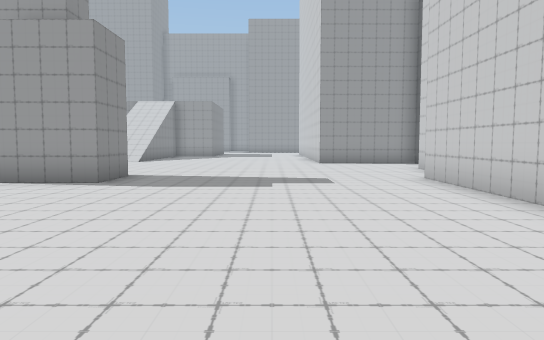
View 1 (above)

24 first-person views from a walk through a 3-D level made in the Unity game engine. The camera is 1.5 m above the floor, tilts 4° down and sees 70° across. The floor is counted in squares, 2 m on a side. Each view is taken from the middle of a square. On the plan, view 1 faces up. The plan holds only what a view shows up to about 12 squares ahead; the rest is blank. The place goes on beyond the plan. The player is left out.

View 2
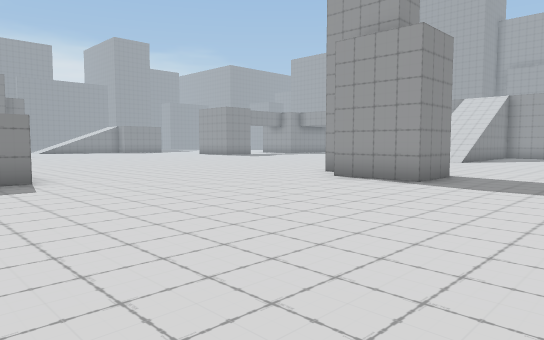

View 3
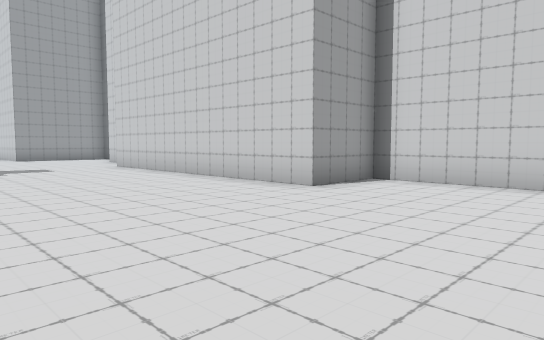

View 4
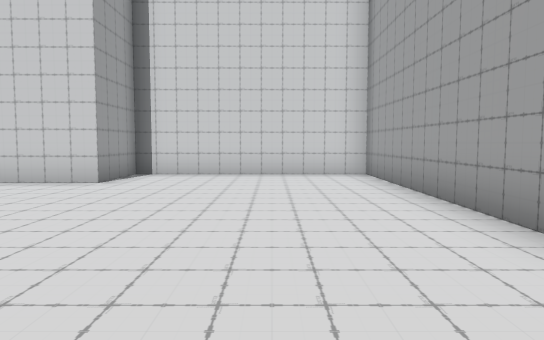

View 5
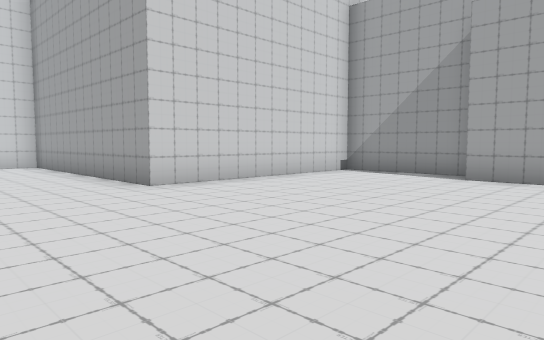

View 6
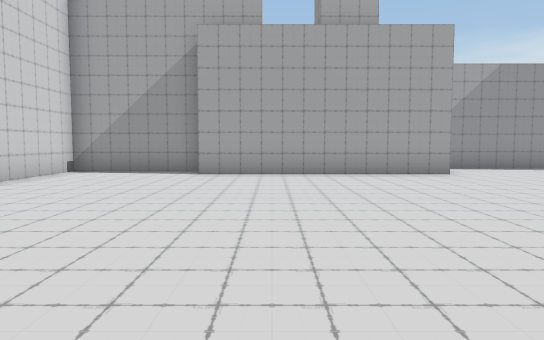

View 7
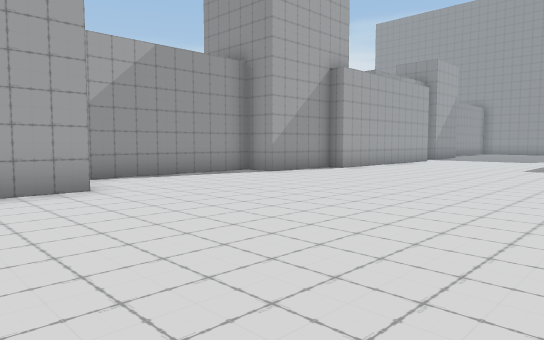

View 8
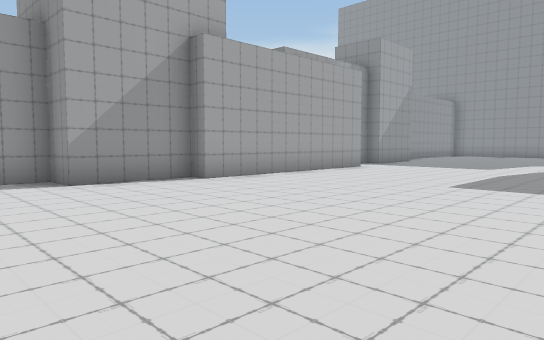

View 9
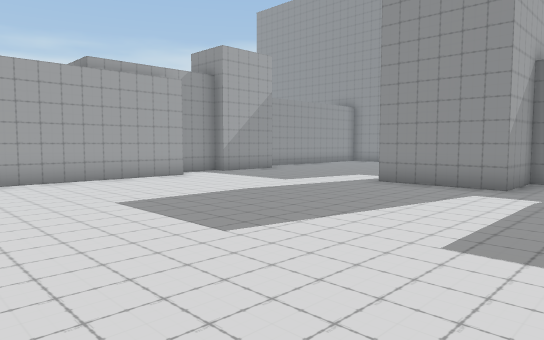

View 10
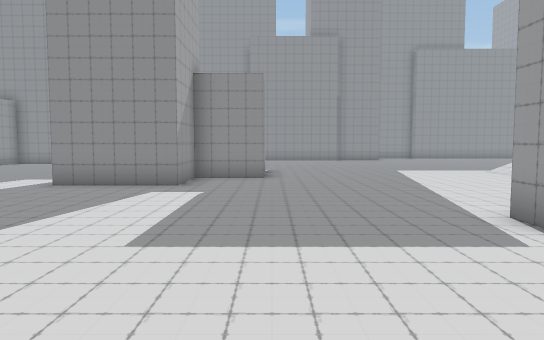

View 11
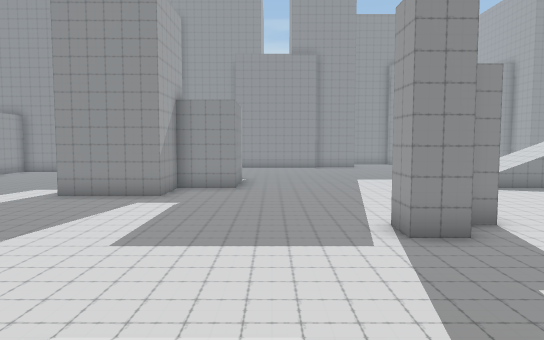

View 12
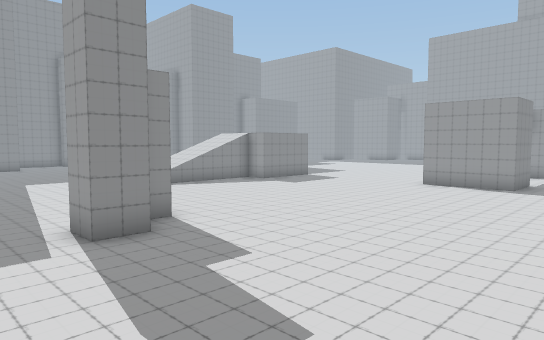

View 13
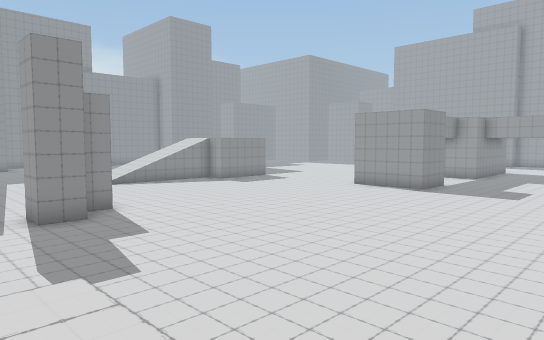

View 14
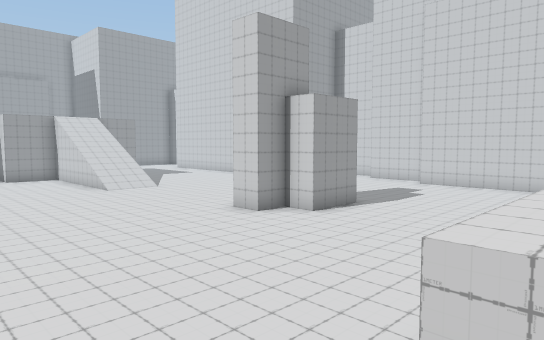

View 15
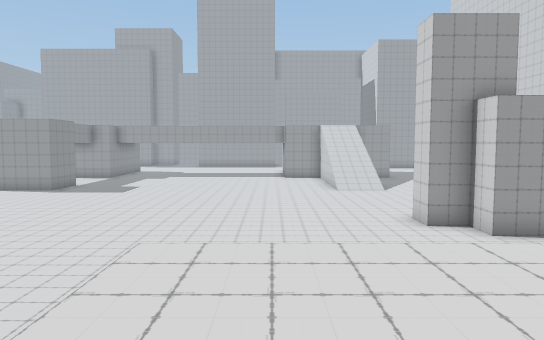

View 16
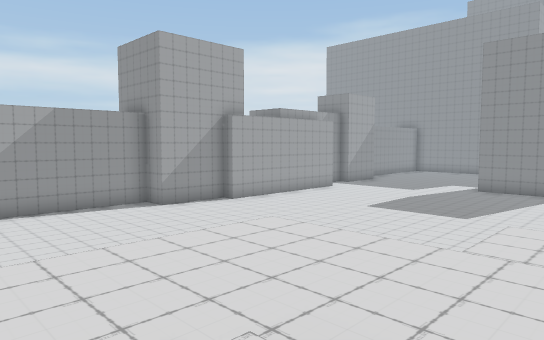

View 17
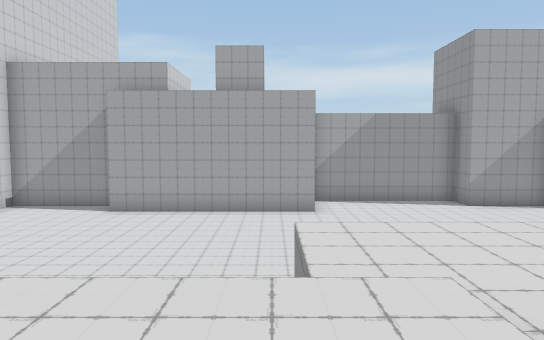

View 18
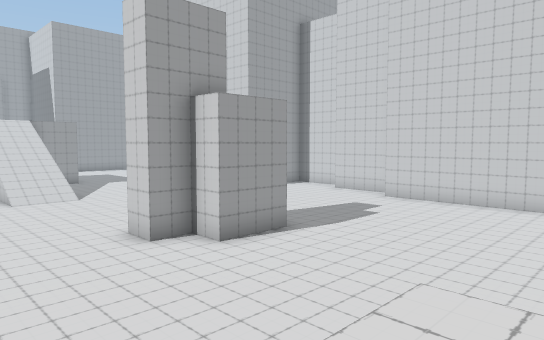

View 19
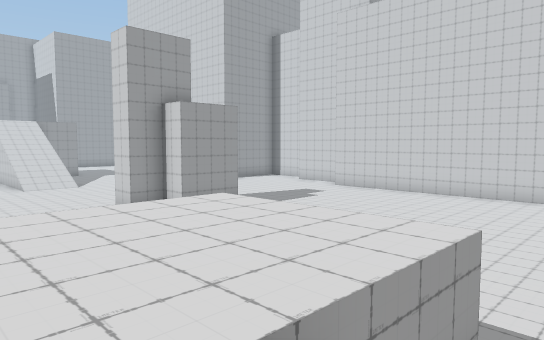

View 20
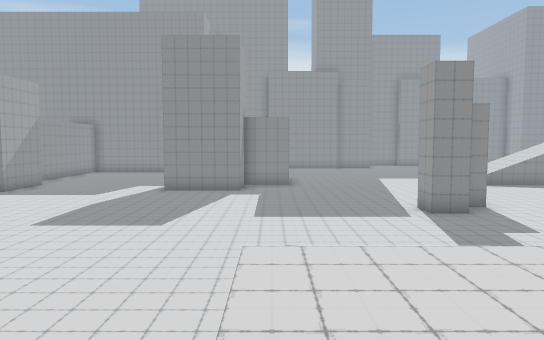

View 21
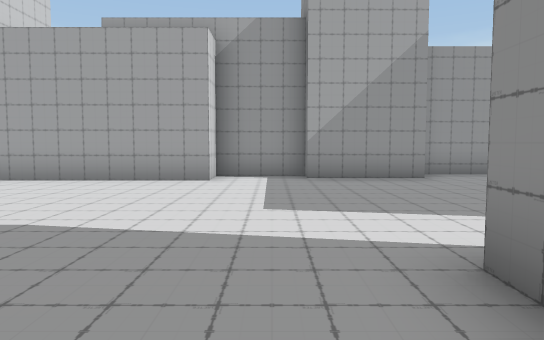

View 22
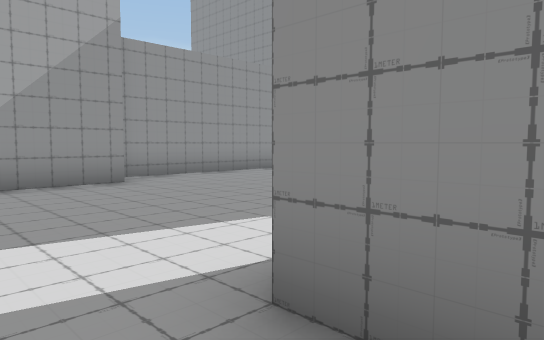

View 23
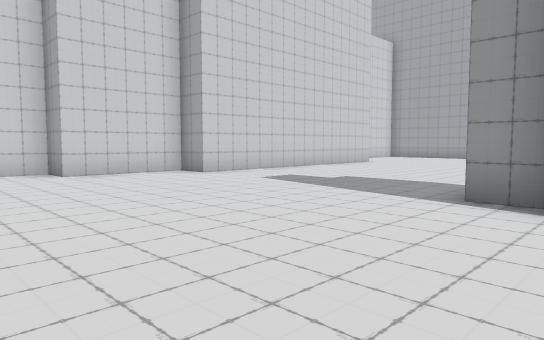

View 24
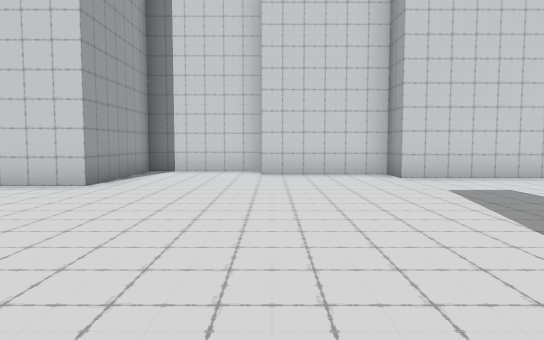

### Floor plan
Key: @ floor where view 1 was taken; # wall or solid block; . main floor; : floor 2 m higher than the main floor; + floor 2.25 m higher than the main floor; * floor 2.5 m higher than the main floor; / step, stairs or slope.
Columns run from 31 left of view 1 to 6 right of it. Each row starts with its distance up from view 1.
 14            ......   ....... .........#
 13           .......   .................#
 12          ........   .................#
 11         ............................##
 10        ................... .........#
  9    .. ...................##.........#
  8    .......................##.......##
  7  ..................................#
  6  ..................................#
  5  .....  #..........................#
  4  .......#..........................#
  3  ..................................#
  2  .............  ..  ////...........#
  1  .........../  /::: /**/...........###
  0  ...........//  :::./**........@.....#
 -1  #...........   ::++///#.............#
 -2  #..............  +++................#
 -3  ###............  +++................#
 -4    #............ . ..................#
 -5    #.................................#
 -6   ............................########
 -7  .............................#
 -8  .............................#
 -9 ..............................#
-10 ..............................#
-11 .......######.......######....#
-12 ..######    ###.....     ######
-13 ###           ######

Where each view was taken, in squares from view 1:
view 1: 0 up, 0 right, facing up
view 2: 0 up, 0 right, facing up-left
view 3: 4 down, 2 left, facing up-right
view 4: 3 down, 4 left, facing right
view 5: 2 down, 8 left, facing down-right
view 6: 1 down, 7 left, facing down
view 7: 4 down, 9 left, facing down-left
view 8: 4 down, 14 left, facing down-left
view 9: 0 up, 18 left, facing down-left
view 10: 0 up, 18 left, facing left
view 11: 1 up, 16 left, facing left
view 12: 1 up, 16 left, facing up-left
view 13: 1 up, 13 left, facing up-left
view 14: 1 up, 13 left, facing up-right
view 15: 1 down, 10 left, facing up
view 16: 0 up, 10 left, facing down-left
view 17: 1 up, 10 left, facing down
view 18: 1 up, 10 left, facing up-right
view 19: 2 down, 11 left, facing up-right
view 20: 1 down, 12 left, facing left
view 21: 3 down, 26 left, facing down
view 22: 4 down, 26 left, facing down-left
view 23: 14 up, 5 left, facing down-right
view 24: 11 up, 5 left, facing right
